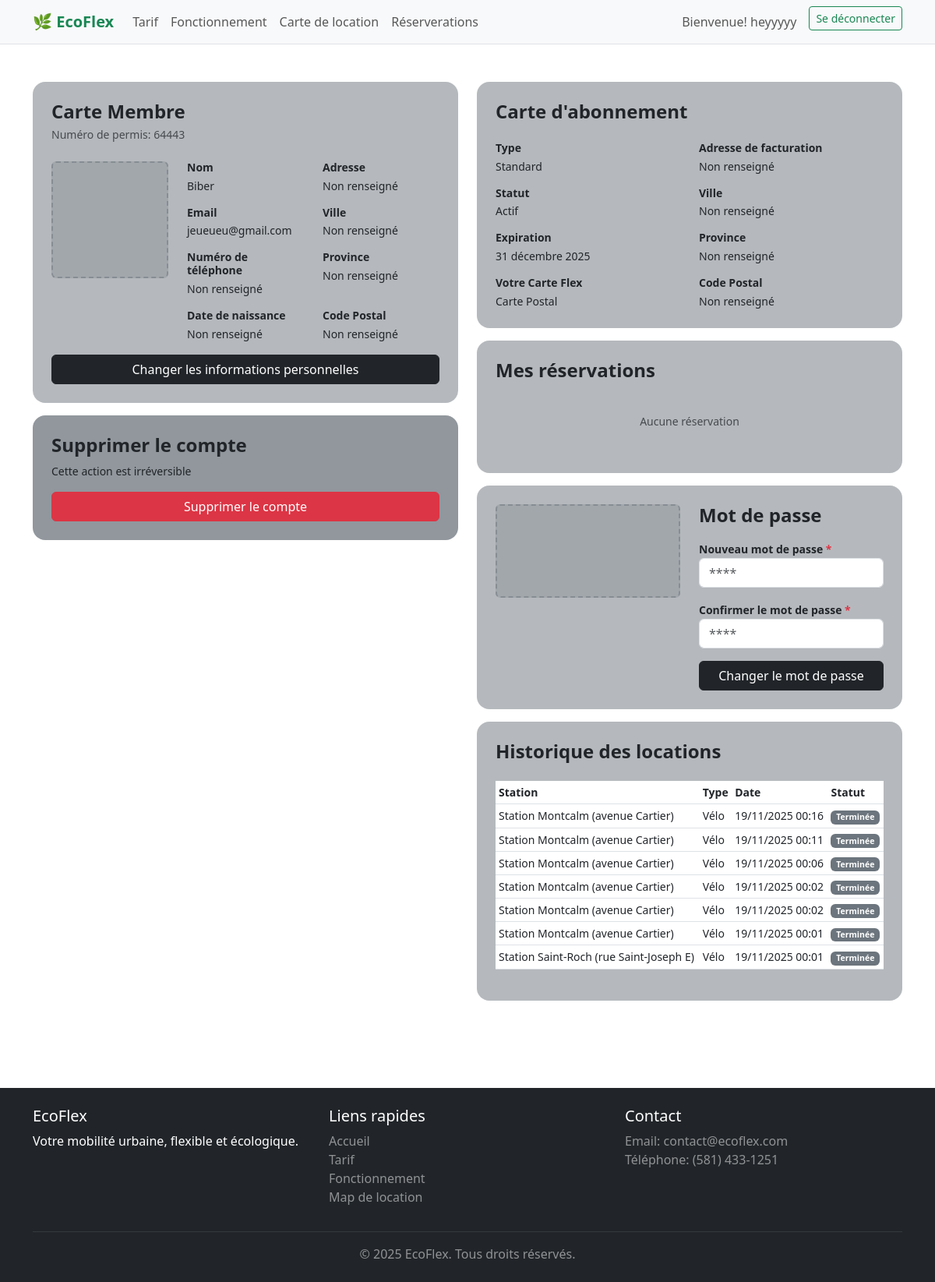
The app's page /profil/ (signed in), older data.
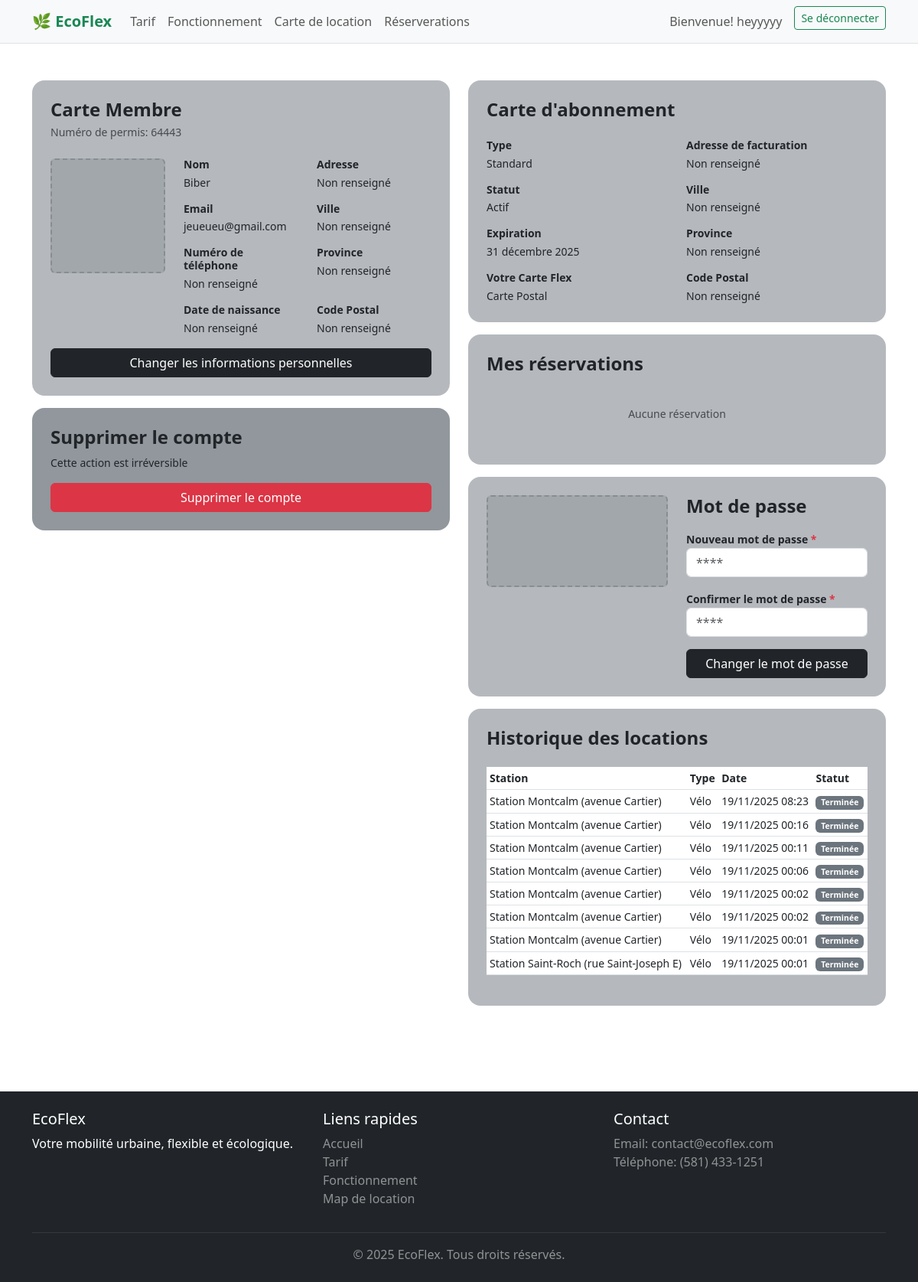
The same page, newer data.
### ecoflex/models.py (models this page shows, shortened)
class Location(models.Model):
    utilisateur = models.ForeignKey(settings.AUTH_USER_MODEL, on_delete=models.CASCADE, related_name='locations')
    station = models.ForeignKey(Station, on_delete=models.CASCADE, related_name='locations')
    date_location = models.DateTimeField(auto_now_add=True)
    date_retour = models.DateTimeField(null=True, blank=True)
    numero_permis_utilise = models.CharField(max_length=5)
    statut = models.CharField(
        max_length=20,
        choices=[
            ('en_cours', 'En cours'),
            ('terminee', 'Terminée'),
        ],
        default='en_cours'
    )
    class Meta:
        ordering = ['-date_location']
        verbose_name = 'Location'
        verbose_name_plural = 'Locations'

class Station(models.Model):
    TYPE_VEHICULE = [
        ("velo", "Vélo"),
        ("trottinette", "Trottinette"),
        ("voiture", "Voiture"),
    ]
    nom = models.CharField(max_length=100)
    latitude = models.FloatField()
    longitude = models.FloatField()
    type_vehicule = models.CharField(max_length=20, choices=TYPE_VEHICULE)
    capacite = models.PositiveIntegerField(default=0)
    actif = models.BooleanField(default=True)
    class Meta:
        verbose_name = "Station"
        verbose_name_plural = "Stations"

### ecoflex/views.py (the view)
# urls.py: path('profil/', views.profil, name='profil'),
def profil(request):
    if request.user.is_authenticated:
        dernieres_locations = Location.objects.filter(utilisateur=request.user).order_by('-date_location')[:10]
        return render(request, 'ecoflex/profil.html', {
            'dernieres_locations': dernieres_locations
        })
    return render(request, 'ecoflex/profil.html')

### ecoflex/templates/ecoflex/profil.html (shortened to what the changed rows need)
{% extends 'base.html' %}
{% load static %}
{% block content %}
{% if user.is_authenticated %}
<div class="container my-4">
    <div class="row">
        <div class="col-md-6">
            <div class="bg-secondary bg-opacity-50 rounded-4 p-4 mb-3">
                <h2 class="h4 fw-bold mb-1">Carte Membre</h2>
            </div>
        </div>
        <div class="col-md-6">
            <div class="bg-secondary bg-opacity-50 rounded-4 p-4 mb-3">
                <h2 class="h4 fw-bold mb-4">Carte d'abonnement</h2>
            </div>
            <div class="bg-secondary bg-opacity-50 rounded-4 p-4 mb-3">
                <h2 class="h4 fw-bold mb-4">Mes réservations</h2>
            </div>
            <div class="bg-secondary bg-opacity-50 rounded-4 p-4 mb-3">
                <h2 class="h4 fw-bold mb-4">Historique des locations</h2>
                {% if dernieres_locations %}
                    <div class="table-responsive">
                        <table class="table table-sm">
                            <thead>
                                <tr>
                                    <th class="small">Station</th>
                                    <th class="small">Type</th>
                                    <th class="small">Date</th>
                                    <th class="small">Statut</th>
                                </tr>
                            </thead>
                            <tbody>
                                {% for location in dernieres_locations %}
                                <tr>
                                    <td class="small">{{ location.station.nom }}</td>
                                    <td class="small">{{ location.station.get_type_vehicule_display }}</td>
                                    <td class="small">{{ location.date_location|date:"d/m/Y H:i" }}</td>
                                    <td class="small">
                                        {% if location.statut == 'en_cours' %}
                                            <span class="badge bg-success">En cours</span>
                                        {% else %}
                                            <span class="badge bg-secondary">Terminée</span>
                                        {% endif %}
                                    </td>
                                </tr>
                                {% endfor %}
                            </tbody>
                        </table>
                    </div>
                {% else %}
                    <p class="small text-muted text-center py-3">Aucune location enregistrée</p>
                {% endif %}
            </div>
        </div>
    </div>
</div>
{% endif %}
{% endblock %}

Row changes from the older to the newer data that the page shows:
added Location: station.nom "Station Montcalm (avenue Cartier)", station.type_vehicule "Vélo", date_location "19/11/2025 08:23", statut "Terminée"
